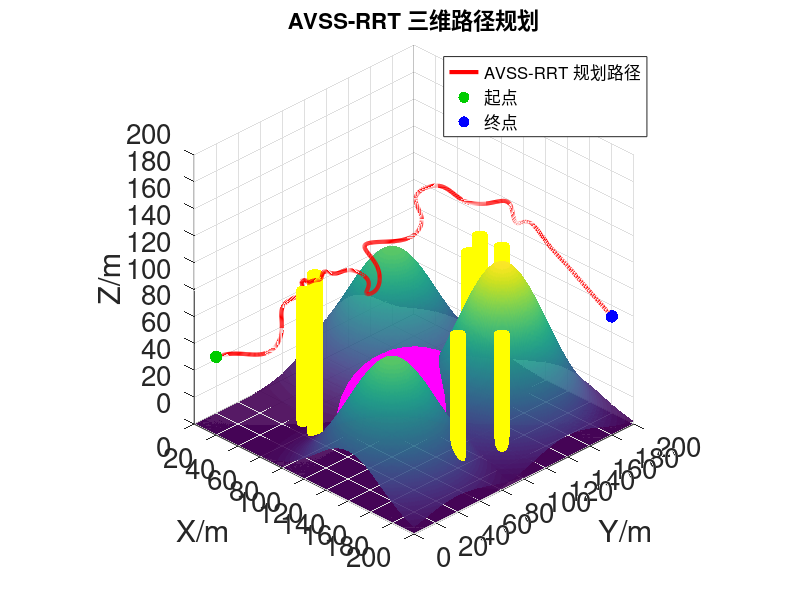

Source code (MATLAB):
function AVSS_RRT()
% ================================================================
%  AVSS-RRT (Adaptive Variable Step Size RRT) 三维无人机路径规划
% ----------------------------------------------------------------
%  参考文献:
%   [1] H. Zhang et al., "An Improved Goal-bias RRT algorithm for
%       Unmanned Aerial Vehicle Path Planning," IEEE ICMA 2024.
%   [2] "Hierarchical Control Framework for UAV Hybrid Path Planning
%       in Unstructured Terrain" (AVSS-RRT 对比算法)。
%
%  算法要点:
%   1) Goal-bias 采样: 以概率 p_goal 直接采样终点, 引导树朝目标扩展;
%   2) 自适应可变步长 (Adaptive Variable Step Size, AVSS):
%      步长随"离最近障碍物距离"和"离目标距离"自适应变化——
%      空旷区域步长大(快速探索), 障碍物附近步长小(精细避障);
%   3) 无人机机体约束: 碰撞检测保留安全距离, 最终用三次样条平滑。
%
%  地形: 采用 map.m 中定义的三座高斯山体、球形禁飞区、九根圆柱障碍。
%  起点 [10,10,50] (绿色球), 终点 [190,190,80] (蓝色球), 红色规划路线。
% ================================================================
clear; clc; close all;
rng(1);   % 固定随机种子, 结果可复现

%% ------------------ 1. 地图与障碍物参数 (与 map.m 一致) ----------
world.xlim = [0 200];
world.ylim = [0 200];
world.zlim = [0 200];

% --- 三座高斯山体 [x0, y0, A(峰值), sigma] ---
world.mountains = [ 40 140  90 30;
                   140  40  90 30;
                   140 140 120 30];

% --- 球形禁飞区 [cx, cy, cz, r] ---
world.sphere = [100 100 0 50];

% --- 九根圆柱障碍 [x0, y0, height], 半径统一 ---
world.cyl_r = 5;
world.cylinders = [ 40  70 100;
                    70  40 100;
                    50  50 100;
                    90 160 100;
                   160  80 100;
                    80 180 100;
                   100 180 100;
                   180  60 100;
                   180 100 100];

world.safe = 3.0;        % 无人机安全距离(机体约束)

%% ------------------ 2. 起点 / 终点 -------------------------------
start = [ 10  10 50];
goal  = [190 190 80];

%% ------------------ 3. AVSS-RRT 参数 ----------------------------
params.max_iter   = 8000;   % 最大迭代次数
params.p_goal     = 0.15;   % Goal-bias 采样概率
params.step_min   = 3;      % 最小步长(障碍物附近)
params.step_max   = 18;     % 最大步长(空旷区域)
params.goal_tol   = 8;      % 到达终点的容差
params.edge_res   = 1.5;    % 边碰撞检测的采样分辨率

%% ------------------ 4. 运行 AVSS-RRT -----------------------------
fprintf('AVSS-RRT 开始规划 ...\n');
tic;
[path, tree, success] = avss_rrt_plan(start, goal, world, params);
t_plan = toc;

if ~success
    warning('未能在最大迭代次数内找到路径, 请调整参数或检查地图。');
    if isempty(path); return; end
end
fprintf('规划完成: 用时 %.3f s, 节点数 %d, 原始路径点 %d 个。\n', ...
        t_plan, size(tree.nodes,1), size(path,1));

%% ------------------ 5. 三次样条平滑 (机体约束下的轨迹优化) --------
smooth_path = smooth_path_cubic(path);
% 检查平滑后路径的最小障碍间隙(样条可能略微偏离原折线)
min_clear = min(arrayfun(@(i) dist_to_obstacles(smooth_path(i,:), world), ...
                         1:size(smooth_path,1)));
fprintf('平滑后路径点 %d 个, 路径长度 %.2f m, 最小障碍间隙 %.2f m。\n', ...
        size(smooth_path,1), path_length(smooth_path), min_clear);

%% ------------------ 6. 绘制地图 + 规划结果 -----------------------
draw_world(world);
hold on;

% 规划出的红色路线
plot3(smooth_path(:,1), smooth_path(:,2), smooth_path(:,3), ...
      'r-', 'LineWidth', 3);

% 起点(绿色球) / 终点(蓝色球)
draw_ball(start, 4, [0 0.8 0]);
draw_ball(goal,  4, [0 0 1]);

legend_h = [ plot3(nan,nan,nan,'r-','LineWidth',3), ...
             plot3(nan,nan,nan,'o','MarkerFaceColor',[0 0.8 0], ...
                   'MarkerEdgeColor','none','MarkerSize',10), ...
             plot3(nan,nan,nan,'o','MarkerFaceColor',[0 0 1], ...
                   'MarkerEdgeColor','none','MarkerSize',10)];
legend(legend_h, {'AVSS-RRT 规划路径','起点','终点'}, ...
       'Location','northeast','FontSize',12);

title('AVSS-RRT 三维路径规划', 'FontSize', 16);
view(45, 30);
hold off;
end

% ================================================================
%                         核心算法函数
% ================================================================
function [path, tree, success] = avss_rrt_plan(start, goal, world, params)
% AVSS-RRT 主循环
tree.nodes  = start;      % 节点坐标 (N x 3)
tree.parent = 0;          % 父节点索引 (0 表示根)
success = false;
path = [];

for it = 1:params.max_iter
    % ---- (1) Goal-bias 采样 ----
    if rand < params.p_goal
        x_rand = goal;
    else
        x_rand = sample_free(world);
    end

    % ---- (2) 最近节点 ----
    [x_near, idx_near] = nearest_node(tree.nodes, x_rand);

    % ---- (3) 自适应可变步长 (AVSS) ----
    step = adaptive_step(x_near, goal, world, params);

    % ---- (4) 向采样点扩展 ----
    dir = x_rand - x_near;
    dist = norm(dir);
    if dist < 1e-6; continue; end
    x_new = x_near + (dir / dist) * min(step, dist);

    % 越界检查
    if ~in_bounds(x_new, world); continue; end

    % ---- (5) 边碰撞检测(含安全距离机体约束) ----
    if ~collision_free(x_near, x_new, world, params.edge_res)
        continue;
    end

    % ---- (6) 加入新节点 ----
    tree.nodes(end+1,:)  = x_new;
    tree.parent(end+1,1) = idx_near;

    % ---- (7) 尝试直连终点 ----
    if norm(x_new - goal) <= params.goal_tol
        if collision_free(x_new, goal, world, params.edge_res)
            tree.nodes(end+1,:)  = goal;
            tree.parent(end+1,1) = size(tree.nodes,1)-1;
            success = true;
            break;
        end
    end
end

% ---- 回溯路径 ----
if success
    idx = size(tree.nodes,1);
    while idx ~= 0
        path = [tree.nodes(idx,:); path]; %#ok<AGROW>
        idx = tree.parent(idx);
    end
end
end

% ----------------------------------------------------------------
function step = adaptive_step(x, goal, world, params)
% 自适应可变步长: 综合"离最近障碍距离"与"离目标距离"计算步长。
%   - 距障碍越近 -> 步长越小(精细避障)
%   - 距障碍越远 -> 步长越大(快速探索)
%   - 接近目标时收缩步长, 避免越过终点
d_obs  = dist_to_obstacles(x, world);          % 到最近障碍表面的距离
d_goal = norm(x - goal);

% 障碍距离映射到 [0,1]: 参考尺度取 step_max
r_obs  = min(max((d_obs - world.safe) / params.step_max, 0), 1);

% 基于障碍距离的自适应步长
step = params.step_min + (params.step_max - params.step_min) * r_obs;

% 接近目标时进一步收缩
step = min(step, max(d_goal, params.step_min));
end

% ----------------------------------------------------------------
function x = sample_free(world)
% 在自由空间内均匀采样(拒绝落在障碍内的点)
for k = 1:50
    x = [world.xlim(1) + diff(world.xlim)*rand, ...
         world.ylim(1) + diff(world.ylim)*rand, ...
         world.zlim(1) + diff(world.zlim)*rand];
    if dist_to_obstacles(x, world) > world.safe
        return;
    end
end
% 兜底: 返回随机点(碰撞检测会在边扩展阶段过滤)
end

% ----------------------------------------------------------------
function [x_near, idx] = nearest_node(nodes, x)
d = sum((nodes - x).^2, 2);
[~, idx] = min(d);
x_near = nodes(idx,:);
end

% ----------------------------------------------------------------
function tf = in_bounds(x, world)
tf = x(1) >= world.xlim(1) && x(1) <= world.xlim(2) && ...
     x(2) >= world.ylim(1) && x(2) <= world.ylim(2) && ...
     x(3) >= world.zlim(1) && x(3) <= world.zlim(2);
end

% ----------------------------------------------------------------
function tf = collision_free(a, b, world, res)
% 沿线段 a->b 等距采样, 检查每个点是否满足安全距离约束
L = norm(b - a);
n = max(2, ceil(L / res));
t = linspace(0, 1, n)';
pts = a + t .* (b - a);
for i = 1:n
    if dist_to_obstacles(pts(i,:), world) <= world.safe
        tf = false; return;
    end
end
tf = true;
end

% ----------------------------------------------------------------
function d = dist_to_obstacles(x, world)
% 返回点 x 到"最近障碍表面"的有符号距离(在障碍内部返回负值)。
% 障碍包含: 高斯山体(地形高度场)、球形禁飞区、圆柱群。
d = inf;

% ---- 高斯山体地形: 障碍为 z <= terrain_height(x,y) 的区域 ----
h = terrain_height(x(1), x(2), world);
d = min(d, x(3) - h);        % 高于地形为正, 陷入地形为负

% ---- 球形禁飞区 ----
s = world.sphere;
d_sphere = norm(x - s(1:3)) - s(4);
d = min(d, d_sphere);

% ---- 圆柱障碍 (有限高度圆柱) ----
for i = 1:size(world.cylinders,1)
    c = world.cylinders(i,:);
    dr = norm(x(1:2) - c(1:2)) - world.cyl_r;   % 径向距离(负=在柱内)
    if x(3) <= c(3)                              % 高度在圆柱范围内
        dz = -inf;                               % 侧面主导
        d_cyl = dr;
    else                                         % 高于柱顶
        dz = x(3) - c(3);
        if dr < 0
            d_cyl = dz;                          % 位于柱顶正上方
        else
            d_cyl = hypot(dr, dz);               % 柱顶边缘外侧
        end
    end
    d = min(d, d_cyl);
end
end

% ----------------------------------------------------------------
function h = terrain_height(x, y, world)
% 三座高斯山体叠加后的地形高度(取各山体在该点的最大高度)
h = 0;
for i = 1:size(world.mountains,1)
    m = world.mountains(i,:);
    zi = m(3) * exp(-((x - m(1))^2 + (y - m(2))^2) / (2*m(4)^2));
    h = max(h, zi);
end
end

% ================================================================
%                       路径平滑 & 工具函数
% ================================================================
function sp = smooth_path_cubic(path)
% 三次样条插值平滑路径(Not-A-Knot), 以弦长为参数化变量。
% 先剔除重复/过近的路径点, 避免样条参数出现重复值。
seg = sqrt(sum(diff(path).^2, 2));
keep = [true; seg > 1e-6];
path = path(keep, :);

if size(path,1) < 3
    sp = path; return;
end
% 累积弦长参数(严格递增)
d = [0; cumsum(sqrt(sum(diff(path).^2, 2)))];
tt = linspace(0, d(end), max(200, size(path,1)*20))';
sp = [spline(d, path(:,1), tt), ...
      spline(d, path(:,2), tt), ...
      spline(d, path(:,3), tt)];
end

% ----------------------------------------------------------------
function L = path_length(p)
L = sum(sqrt(sum(diff(p).^2, 2)));
end

% ================================================================
%                          绘图函数
% ================================================================
function draw_world(world)
% 复现 map.m 的三维障碍物地图
tick_font_size  = 20;
label_font_size = 20;

map_x = 0:0.5:200;
map_y = 0:0.5:200;
[X, Y] = meshgrid(map_x, map_y);

figure('Position',[100 100 900 800], 'Color','white');

% --- 三座高斯山体 ---
for i = 1:size(world.mountains,1)
    m = world.mountains(i,:);
    Z = m(3) * exp(-((X - m(1)).^2 + (Y - m(2)).^2) / (2*m(4)^2));
    Z(Z < 0) = 0;
    surf(X, Y, Z, 'FaceColor','interp','EdgeColor','none','FaceAlpha',0.9);
    hold on;
end

% --- 球形禁飞区 ---
s = world.sphere;
[Xs, Ys, Zs] = sphere(50);
bx = s(1) + Xs*s(4);  by = s(2) + Ys*s(4);  bz = s(3) + Zs*s(4);
bz(bz < 0) = 0;
surf(bx, by, bz, 'FaceColor',[1 0 1],'EdgeColor','none','FaceAlpha',1.0);

% --- 圆柱障碍(带封顶) ---
[Xc, Yc, Zc] = cylinder(world.cyl_r, 50);
theta = linspace(0, 2*pi, 50);
for i = 1:size(world.cylinders,1)
    c = world.cylinders(i,:);
    surf(c(1)+Xc, c(2)+Yc, c(3)*Zc, ...
         'FaceColor',[1 1 0],'EdgeColor','none','FaceAlpha',1.0);
    tx = c(1) + world.cyl_r*cos(theta);
    ty = c(2) + world.cyl_r*sin(theta);
    tz = repmat(c(3), size(tx));
    fill3(tx, ty, tz, [1 1 0], 'EdgeColor','none','FaceAlpha',1.0);
end

% --- 坐标轴设置 ---
xlabel('X/m','FontSize',label_font_size);
ylabel('Y/m','FontSize',label_font_size);
zlabel('Z/m','FontSize',label_font_size);
xlim([0 200]); ylim([0 200]); zlim([0 200]);
% 坐标轴刻度间隔设为 20 (0,20,40,...,200)
xticks(0:20:200); yticks(0:20:200); zticks(0:20:200);
daspect([1 1 1]);
set(gca,'FontSize',tick_font_size,'Color','white');
grid on;
end

% ----------------------------------------------------------------
function draw_ball(center, r, color)
% 绘制一个实心小球标记起点/终点
[Xs, Ys, Zs] = sphere(20);
surf(center(1)+Xs*r, center(2)+Ys*r, center(3)+Zs*r, ...
     'FaceColor',color,'EdgeColor','none','FaceAlpha',1.0);
end
